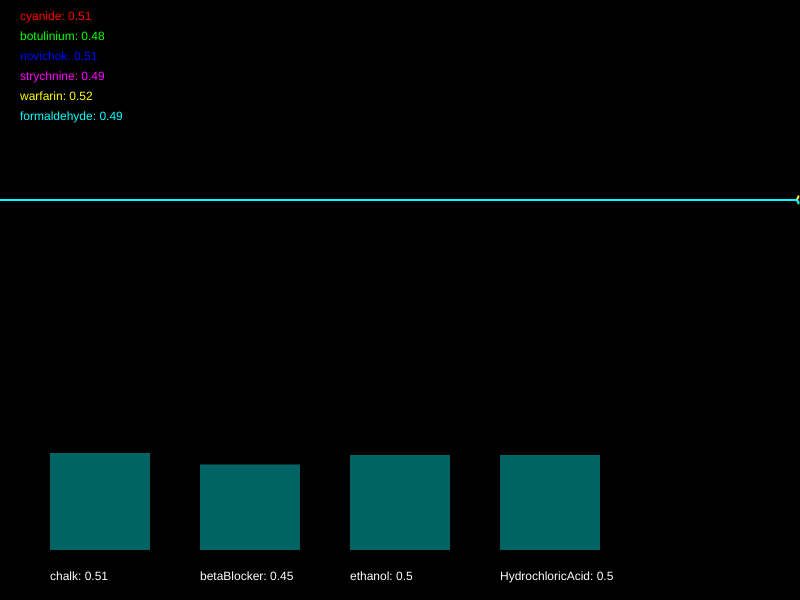
Frame 1 (no input)
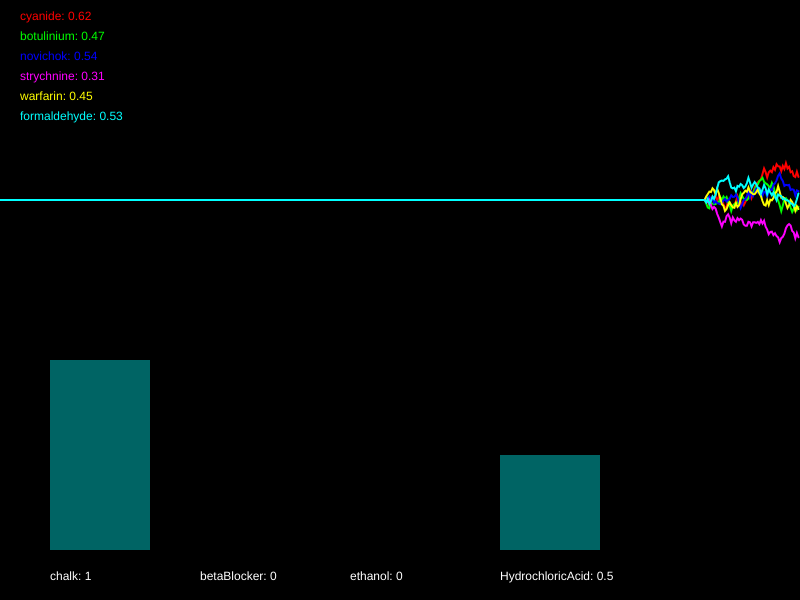
Frame 60 (no input)
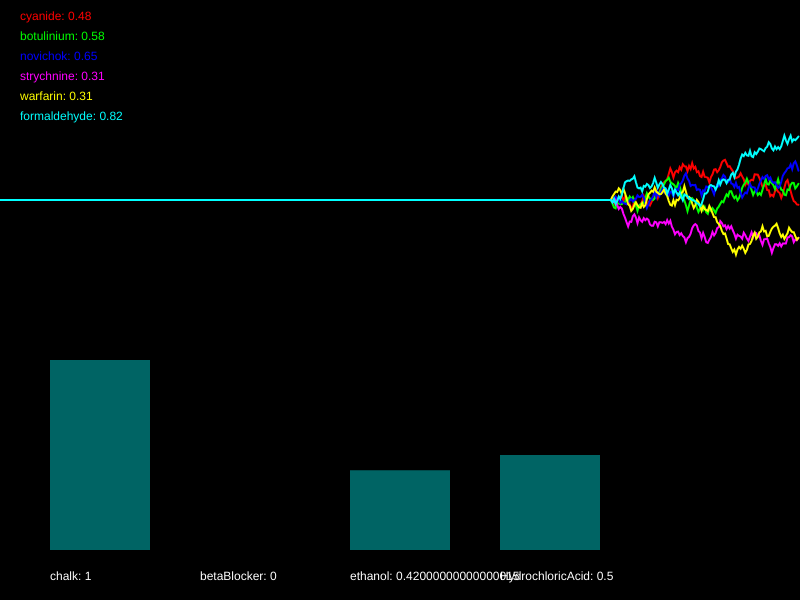
Frame 120 (the mouse pressed at the canvas centre since frame 60)

The p5.js sketch that drew these frames (run headless with seeded random() and noise() and a simulated clock; from frame 60 on, the mouse is pressed at the canvas centre):

// p5.js sketch
// ── sketch.js
/*

Officer: 9737215
CaseNum: 401-2-67989788-9737215

Case 401 - The Case of Norbert's Weiner Stand
Stage 3 - Bilious bagel

As I suspected Norbert has struck again. Ever inventive he’s set up a bagel stand and
has laced the cream cheese with an ingenious but vicious toxin. This one is quite
deadly so get yourself down to the lab right away.

You must develop the antidote by using conditional statements in the draw loop to
do the following.

	- If either novichok dips below 0.54, botulinium dips below 0.56, or perhaps warfarin goes above 0.27, decrement chalk by 0.01
	- If either cyanide goes above 0.26, strychnine dips below 0.42, or perhaps formaldehyde dips below 0.47, increase chalk by 0.02
	- When strychnine dips below 0.34, or on the other hand, warfarin dips below 0.55 and botulinium goes above 0.31, try decreasing betaBlocker by 0.05
	- When novichok goes above 0.61, or on the other hand, cyanide goes above 0.33 and formaldehyde dips below 0.4, increment betaBlocker by 0.02
	- When botulinium goes above 0.5 and cyanide goes above 0.37, decrease ethanol by 0.02
	- When formaldehyde goes above 0.64 and novichok goes above 0.48, raise ethanol by 0.03
	- When warfarin dips below 0.27 and formaldehyde dips below 0.41, try decreasing HydrochloricAcid by 0.04
	- If novichok goes above 0.67 and strychnine goes above 0.73, increase HydrochloricAcid by 0.05


Your conditional statements should:

consider the following poisons:

	- cyanide
	- botulinium
	- novichok
	- strychnine
	- warfarin
	- formaldehyde


and modify the following antidotes:

	- chalk
	- betaBlocker
	- ethanol
	- HydrochloricAcid


- There are many ways to complete this task but you should only use the
following commands:

	if(){}
	+=
	-=

*/

//Declare the poison variables
var cyanide;
var botulinium;
var novichok;
var strychnine;
var warfarin;
var formaldehyde;


//Declare the antidote variables
var chalk;
var betaBlocker;
var ethanol;
var HydrochloricAcid;


//This variable is used for drawing the graph
var graphs;


function setup()
{

	createCanvas(800,600);
	strokeWeight(2);

	//initialise the poisons and antidotes
	cyanide = 0.5;
	botulinium = 0.5;
	novichok = 0.5;
	strychnine = 0.5;
	warfarin = 0.5;
	formaldehyde = 0.5;
	chalk = 0.5;
	betaBlocker = 0.5;
	ethanol = 0.5;
	HydrochloricAcid = 0.5;


	//fills the graph with empty values
	graphs = [];

	for(var i = 0; i < 6; i++)
	{
		graphs.push([]);
		for(var j = 0; j < 512; j++)
		{
			graphs[i].push(0.5);
		}
	}

}

function draw()
{

	//Develop the antidote below
	//Write conditional statements to change the amount of each substance ...

	// - If either novichok dips below 0.54, botulinium dips below 0.56, or perhaps warfarin goes above 0.27, decrement chalk by 0.01
	if(novichok < 0.54 || botulinium < 0.56 || warfarin > 0.27){
		chalk -= 0.01;
	}
	// - If either cyanide goes above 0.26, strychnine dips below 0.42, or perhaps formaldehyde dips below 0.47, increase chalk by 0.02
	if(cyanide > 0.26 || strychnine < 0.42 || formaldehyde < 0.47){
		chalk += 0.02;
	}
	// - When strychnine dips below 0.34, or owarfarin dips below 0.55 and botulinium goes above 0.31, try decreasing betaBlocker by 0.05
	if(strychnine < 0.34 || warfarin < 0.55 && botulinium > 0.31){
		betaBlocker -= 0.05;
	}
	// - When novichok goes above 0.61, or on the other hand, cyanide goes above 0.33 and formaldehyde dips below 0.4, increment betaBlocker by 0.02
	if(novichok > 0.61 || cyanide > 0.33 && formaldehyde < 0.4){
		betaBlocker += 0.02;
	}
	// - When botulinium goes above 0.5 and cyanide goes above 0.37, decrease ethanol by 0.02
	if(botulinium > 0.5 && cyanide > 0.37){
		ethanol -= 0.02;
	}
	// - When formaldehyde goes above 0.64 and novichok goes above 0.48, raise ethanol by 0.03
	if(formaldehyde > 0.64 && novichok > 0.48){
		ethanol += 0.03;
	}
	// - When warfarin dips below 0.27 and formaldehyde dips below 0.41, try decreasing HydrochloricAcid by 0.04
	if(warfarin < 0.27 && formaldehyde < 0.41){
		HydrochloricAcid -= 0.04;
	}
	// - If novichok goes above 0.67 and strychnine goes above 0.73, increase HydrochloricAcid by 0.05
	if(novichok > 0.67 && strychnine > 0.73){
		HydrochloricAcid += 0.05;
	}


	//////////////////////////////////////////////////////

	//the code below generates new values using random numbers

	/*
		For testing, you might want to temporarily comment out
		these lines and set the same variables to constant values
		instead.
	*/

	cyanide = nextValue(graphs[0],cyanide);
	botulinium = nextValue(graphs[1],botulinium);
	novichok = nextValue(graphs[2],novichok);
	strychnine = nextValue(graphs[3],strychnine);
	warfarin = nextValue(graphs[4],warfarin);
	formaldehyde = nextValue(graphs[5],formaldehyde);


	chalk = constrain(chalk, 0, 1);
	betaBlocker = constrain(betaBlocker, 0, 1);
	ethanol = constrain(ethanol, 0, 1);
	HydrochloricAcid = constrain(HydrochloricAcid, 0, 1);


	///////// DO NOT CHANGE THE CODE BELOW ///////////

	//drawing code

	// set background
	background(0);
	noFill();

	//draw the graphs for the vitals
	var colors = [
	color(255, 0, 0),
	color(0, 255, 0),
	color(0, 0, 255),
	color(255, 0, 255),
	color(255, 255, 0),
	color(0, 255, 255)
	];

	for(var i = 0; i < graphs.length; i++)
	{
		stroke(colors[i]);
		drawGraph(graphs[i]);
	}

	//draw the poisons as text
	noStroke();
	fill(colors[0]);
	text('cyanide: ' + nf(cyanide,1,2), 20,20);
	fill(colors[1]);
	text('botulinium: ' + nf(botulinium,1,2), 20,40);
	fill(colors[2]);
	text('novichok: ' + nf(novichok,1,2), 20,60);
	fill(colors[3]);
	text('strychnine: ' + nf(strychnine,1,2), 20,80);
	fill(colors[4]);
	text('warfarin: ' + nf(warfarin,1,2), 20,100);
	fill(colors[5]);
	text('formaldehyde: ' + nf(formaldehyde,1,2), 20,120);


	//draw the antidotes bar chart
	drawBar(chalk,50,'chalk');
	drawBar(betaBlocker,200,'betaBlocker');
	drawBar(ethanol,350,'ethanol');
	drawBar(HydrochloricAcid,500,'HydrochloricAcid');


}

function nextValue(graph, val)
{
	//gets the next value for a vital and puts it in an array for drawing
	var delta = random(-0.03,0.03);

	val += delta;
	if(val > 1 || val < 0)
	{
		delta *= -1;
		val += delta * 2;
	}

	graph.push(val)
	graph.shift();
	return val;
}

function drawGraph(graph)
{
	//draws an array as a graph
	beginShape();
	for(var i = 0; i < graph.length; i++)
	{
			vertex(width * i/512, height * 0.5 - graph[i]* height/3)
	}
	endShape();
}


function drawBar(val, x, name)
{
	//draws the bars for bar chart
    noStroke();
    fill(0,100,100);
	var mh = height * 0.4 - 50;
	rect(x,(height - 50) - val*mh, 100, val*mh);
    fill(255);
	text(name + ": " + val, x, height - 20);
}
